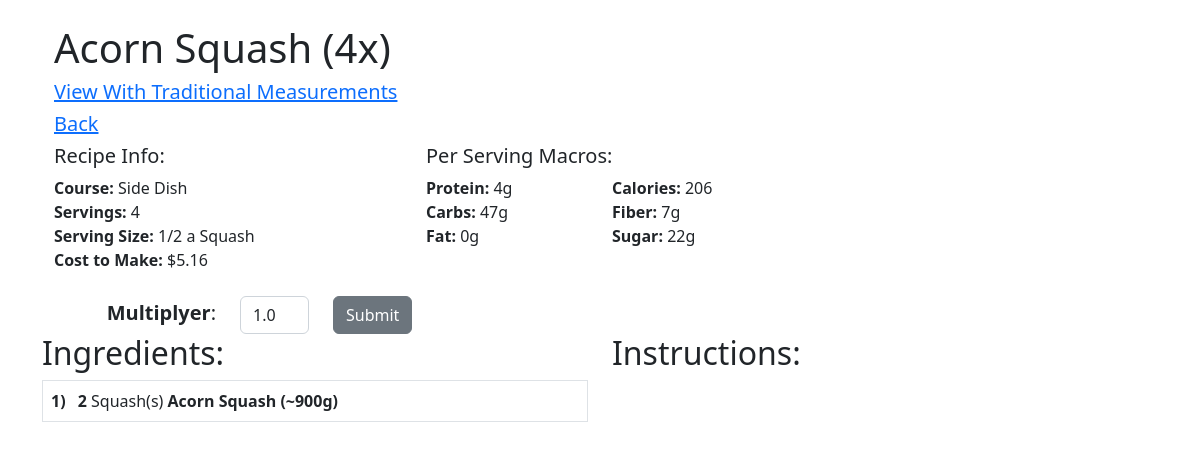
Page /view_recipe/12 on the committed database.
### models.py (models this page shows, shortened)
class Recipe(db.Model):
    id = db.Column(db.Integer, primary_key=True)
    name = db.Column(db.String(100))
    course = db.Column(db.String(30))
    servings = db.Column(db.Float)
    serving_size = db.Column(db.String(30))
    tags = db.Column(db.Text)
    def get_total_cost(self):
        x = [x.qty for x in RecipeIngredient.query.filter_by(rid=self.id).all()]
        y = [
            y.ingredient.u_price
            for y in RecipeIngredient.query.filter_by(rid=self.id).all()
        ]
        tc = []
        for num1, num2 in zip(x, y):
            tc.append(num1 * num2)
        return sum(tc)
    def get_total_protein(self):
        x = [x.qty for x in RecipeIngredient.query.filter_by(rid=self.id).all()]
        y = [
            y.ingredient.protein
            for y in RecipeIngredient.query.filter_by(rid=self.id).all()
        ]
        t = []
        for num1, num2 in zip(x, y):
            t.append(num1 * num2)
        return sum(t)
    def get_total_carbs(self):
        x = [x.qty for x in RecipeIngredient.query.filter_by(rid=self.id).all()]
        y = [
            y.ingredient.carbs
            for y in RecipeIngredient.query.filter_by(rid=self.id).all()
        ]
        t = []
        for num1, num2 in zip(x, y):
            t.append(num1 * num2)
        return sum(t)
    def get_total_fat(self):
        x = [x.qty for x in RecipeIngredient.query.filter_by(rid=self.id).all()]
        y = [
            y.ingredient.fat
            for y in RecipeIngredient.query.filter_by(rid=self.id).all()
        ]
        t = []
        for num1, num2 in zip(x, y):
            t.append(num1 * num2)
        return sum(t)
    def get_total_fiber(self):
        x = [x.qty for x in RecipeIngredient.query.filter_by(rid=self.id).all()]
        y = [
            y.ingredient.fiber
            for y in RecipeIngredient.query.filter_by(rid=self.id).all()
        ]
        t = []
        for num1, num2 in zip(x, y):
            t.append(num1 * num2)
        return sum(t)
    def get_total_sugar(self):
        x = [x.qty for x in RecipeIngredient.query.filter_by(rid=self.id).all()]
        y = [
            y.ingredient.sugar
            for y in RecipeIngredient.query.filter_by(rid=self.id).all()
        ]
        t = []
        for num1, num2 in zip(x, y):
            t.append(num1 * num2)
        return sum(t)
    def get_total_calories(self):
        a = [a.qty for a in RecipeIngredient.query.filter_by(rid=self.id).all()]
        p = [
            p.ingredient.protein
            for p in RecipeIngredient.query.filter_by(rid=self.id).all()
        ]
        c = [
            c.ingredient.carbs
            for c in RecipeIngredient.query.filter_by(rid=self.id).all()
        ]
        f = [
            f.ingredient.fat
            for f in RecipeIngredient.query.filter_by(rid=self.id).all()
        ]
        tp = []
        for num1, num2 in zip(a, p):
            tp.append((num1 * num2) * 4)
        tc = []
        for num1, num2 in zip(a, c):
            tc.append((num1 * num2) * 4)
        tf = []
        for num1, num2 in zip(a, f):
            tf.append((num1 * num2) * 9)
        gtl = (sum(tf)) + (sum(tp)) + (sum(tc))
        return gtl

class RecipeMultiplyer(db.Model):
    id = db.Column(db.Integer, primary_key=True)
    amount = db.Column(db.Float)

class RecipeIngredient(db.Model):
    id = db.Column(db.Integer, primary_key=True)
    rid = db.Column(db.Integer, db.ForeignKey("recipe.id"))
    iid = db.Column(db.Integer, db.ForeignKey("ingredient.id"))
    qty = db.Column(db.Float)
    unit_suffix = db.Column(db.String(50))
    ingredient_color_tag = db.Column(db.String(20))

class Ingredient(db.Model):
    __tablename__ = "ingredient"
    id = db.Column(db.Integer, primary_key=True)
    name = db.Column(db.String(120), nullable=False)
    icalories = db.Column(db.Float)
    protein = db.Column(db.Float)
    carbs = db.Column(db.Float)
    fat = db.Column(db.Float)
    fiber = db.Column(db.Float)
    sugar = db.Column(db.Float)
    item_unit_size = db.Column(db.Float)  # How many units of item at store
    item_price = db.Column(db.Float)  # Price for full item at store
    u_price = db.Column(db.Float)
    aisle_id = db.Column(db.Integer, db.ForeignKey("aisle.id"))
    ingredients = db.relationship("RecipeIngredient", backref="ingredient")
    def default_ingredient_unit(self):
        try:
            x = UnitIngredient.query.filter_by(iid=self.id).first()
            return x.unit.name
        except:
            return "Unknown"

class Unit(db.Model):
    id = db.Column(db.Integer, primary_key=True)
    oid = db.Column(db.Integer, autoincrement=True)
    name = db.Column(db.String(30))
    ingredients = db.relationship("UnitIngredient", backref="unit")

### main.py (the view)
@app.route("/view_recipe/<int:id>", methods=["GET", "POST"])
def no_edit_view_recipe(id):
    r = Recipe.query.get_or_404(id)
    title = r.name
    iquery = RecipeIngredient.query.filter_by(rid=id).all()
    form = RecipeMulti()
    m = RecipeMultiplyer.query.get_or_404(1)
    instruct_query = RecipeInstruction.query.filter_by(rid=id).all()
    if form.submit.data and form.validate_on_submit():
        m.amount = form.amount.data
        db.session.commit()
    return render_template(
        "/recipes/no_edit_recipe.html",
        r=r,
        title=title,
        form=form,
        m=m,
        iquery=iquery,
        instruct_query=instruct_query,
    )

### forms.py
class RecipeMulti(FlaskForm):
    amount = DecimalField(
        "Recipe Multiplyer x:", validators=[validators.InputRequired()]
    )
    submit = SubmitField("Submit")

### main.py (called while the page is built)
@app.template_filter()
def color_label(my_var):
    td_class = ""
    if my_var == "blue":
        td_class = "table-blue"
    elif my_var == "dark grey":
        td_class = "table-dark-grey"
    elif my_var == "green":
        td_class = "table-green"
    elif my_var == "light blue":
        td_class = "table-light-blue"
    elif my_var == "yellow":
        td_class = "table-yellow"
    elif my_var == "red":
        td_class = "table-red"
    elif my_var == "light grey":
        td_class = "table-light-grey"
    elif my_var == "purple":
        td_class = "table-purple"
    elif my_var == "orange":
        td_class = "table-orange"
    return td_class

### templates/recipes/no_edit_recipe.html (shortened to what this page needs)
<!DOCTYPE html>
<html lang="en">
<head>
  <link href="{{ url_for('static', filename='css/select2.css') }}" rel="stylesheet" />
  {% extends 'base_no_edit.html' %} {% block content %}
</head>
<body>
  <div class="container">
    <h1>{{title}}</h1>
    <a href="{{ url_for('no_edit_view_recipe_traditional', id=r.id) }}">
      <h5>View With Traditional Measurements</h5>
    </a>
    <a href="{{ url_for('no_edit_recipe_list')}}">
      <h5>Back</h5>
    </a>
    <div class="row">
      <div class="col-4">
        <h5>Recipe Info:</h5>
      </div>
      <div class="col-4">
        <h5>Per Serving Macros:</h5>
      </div>
    </div>
    <div class="row">
      <div class="col-4">
        <b>Course: </b> {{r.course}} <br>
        <b>Servings: </b> {{(' %0.0f'|format(r.servings*m.amount)) if ((r.servings*m.amount)%1==0) else (' %0.2f'|format(r.servings*m.amount))}} <br>
        <b>Serving Size: </b> {{r.serving_size}} <br>
        <b>Cost to Make: </b>{{'$%0.2f'|format(r.get_total_cost() * m.amount)}}
      </div>
      <div class="col-2">
        <b>Protein:</b> {{'%0.0fg'|format((r.get_total_protein())/r.servings)}} <br>
        <b>Carbs:</b> {{'%0.0fg'|format((r.get_total_carbs())/r.servings)}} <br>
        <b>Fat:</b> {{'%0.0fg'|format((r.get_total_fat())/r.servings)}} <br>
      </div>
      <div class="col-2">
        <b>Calories:</b> {{'%0.0f'|format((r.get_total_calories())/r.servings)}} <br>
        <b>Fiber:</b> {{'%0.0fg'|format((r.get_total_fiber())/r.servings)}} <br>
        <b>Sugar:</b> {{'%0.0fg'|format((r.get_total_sugar())/r.servings)}} <br>
      </div>
    </div>
    <br>
    <form method="POST">
      <div class="row">
        <div class="col-2">
          <div id="multi"><b>Multiplyer</b>:</div>
          </div>
        <div class="col-1">
          {{ form.hidden_tag() }} {{ form.amount(class="form-control", value=m.amount) }}         </div>
          <div class="col-1">
            {{ form.submit(class="btn btn-secondary") }}
        </div>
        </div>
      </div>
    <div class="row">
      <div class="col-6">
        <h2>Ingredients:</h2>
        <table class="table table-hover table-bordered">
          {% for i in iquery %}
          <tr>
            <td class="{{i.ingredient_color_tag|color_label()}}">
              <b>{{(' %0.0f
                '|format(i.qty * m.amount)) if (i.qty%1==0) else (' %0.2f
                '|format(i.qty * m.amount))}}</b>{{i.ingredient.default_ingredient_unit()}}
              <b>{{i.ingredient.name}}</b>
            </td>
          </tr>
          {% endfor %}
        </table>
      </div>
      <div class="col-6">
        <h2>Instructions:</h2>
      </div>
    </div>
</body>
{% endblock %}

### templates/recipes/no_edit_recipe.html (style rules this page uses)
#multi { margin-top: 2px; text-align: right; font-size: 20px; }
table { counter-reset: rowNumber; }
table tr { counter-increment: rowNumber; }
table tr td:first-child::before { content: counter(rowNumber)")"; font-weight: bolder; min-width: .5em; margin-right: 0.5em; }

### rows in the picture
Recipe: name "Acorn Squash (4x)", course "Side Dish", servings.amount "4", serving_size "1/2 a Squash"
RecipeIngredient: r.get_total_cost()*m.amount "$5.16", (r.get_total_protein())/r.servings "4g", (r.get_total_carbs())/r.servings "47g", (r.get_total_fat())/r.servings "0g", (r.get_total_calories())/r.servings "206", (r.get_total_fiber())/r.servings "7g", (r.get_total_sugar())/r.servings "22g", qty.amount "2", ingredient.default_ingredient_unit "Squash(s)", ingredient.name "Acorn Squash (~900g)"
RecipeMultiplyer: amount "1.0"
